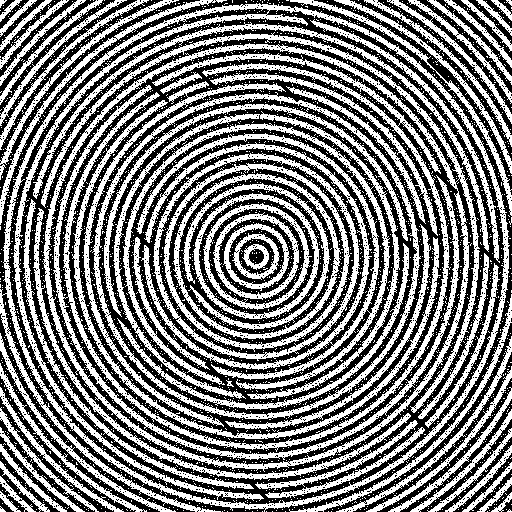
#> input picture imgs/fingerprint_noisy.png, 512 x 512 px
$ jupyter execute task2.ipynb
#> lines starting #> are read from the running program, lines starting #| are printed output that depends on the picture; after the words box and inside, x2 and y2 are one past the last pixel; in counts of white or black regions, pixels touching at a corner belong together
# Visión por Computadora
### Integrantes
* Sergio Orellana 221122
* Rodrigo Mansilla 22611
* Ricardo Chuy 221007

## Task 2
Está desarrollando un sistema biométrico de seguridad. El sensor de huellas dactilares está sucio y produce imágenes binarias con dos tipos de defectos:

1. Pequeños puntos blancos en los valles negros de la huella (Ruido Sal)

2. Las “crestas” de la huella tienen pequeñas roturas que impiden que el algoritmo de matching funcione (grietas).

Con esto en mente realice:

1. Cargue la imagen fingerprint_noisy.png. Asegúrese de que sea binaria.

2. Aplique una operación morfológica para eliminar el ruido blanco sin destruir las crestas de la huella. (Seleccione entre Erosión, Dilatación, Apertura o Cierre).

3. Aplique una segunda operación secuencial para conectar las grietas en las crestas de la huella.

4. Muestre la imagen original, la imagen tras el paso 2, y la imagen final.

[cell 1]
import numpy as np
import cv2
import matplotlib.pyplot as plt

[cell 2]
def show_img(img, descripcion="normal", figsize=(4, 4)):
    plt.figure(figsize=figsize)
    plt.imshow(img, cmap='gray', vmin=0, vmax=255)
    plt.title(f'Imagen {descripcion}')
    plt.xticks([]), plt.yticks([])
    plt.axis('off')
    plt.show()

[cell 3]
def aplicar_dilatacion(imagen, kernel):
    #print("Dilatacion a mano")

    kernel_size = int(kernel.shape[0])

    alto, ancho = imagen.shape
    pad = kernel_size // 2


    # Padding con 0 para este caso
    # Si rellenáramos con 255, la imagen se pondría blanca en los bordes

    img_padded = np.pad(imagen, pad, mode='constant', constant_values=255)

    imagen_dilatada = np.zeros_like(imagen)

    #iteramos sobre la imagen pero no el kernel
    for i in range(alto):
        for j in range(ancho):
            ventana = img_padded[i : i + kernel_size, j : j + kernel_size]

            # en este caso se usa le maximo, ya que si la imagen es binaria y se toma
            # el valor mas grande es lo mismo que buscar que al menos 1 es diferente de 0
            val_maximo = np.max(ventana)

            imagen_dilatada[i, j] = val_maximo

    return imagen_dilatada

[cell 4]
def aplicar_erosion(imagen, kernel):
    #print("Erosion a mano")

    kernel_size = int(kernel.shape[0])

    # estoes como lo hicimos el lab pasado para el padding
    # la suma entera nos dice que tanto debemos agregar a los bordes para que el kernel
    # no se salga

    alto, ancho = imagen.shape
    pad = kernel_size // 2

    # como es erosion es necesario que el padding sea blanco, para
    # evitar puntos falsos en la imagen
    img_padded = np.pad(imagen, pad, mode='constant', constant_values=255)

    imagen_erosionada = np.zeros_like(imagen)

    # la forma del algoritmo es casi que lo mismo que la convolucion
    # pero con la diferencia de la operacion que hacemos
    # en este caso se busca el minimo.
    for i in range(alto):
        for j in range(ancho):

            ventana = img_padded[i : i + kernel_size, j : j + kernel_size]

            # se usa el minimo porque logicamente, si el kernel no es completamente del color
            # se tomara el valor mas bajo que encuentre, en este caso 0 porque la imagen es binaria
            # tomar el minimo es lo mismo que decir, al menos 1 no es 255.
            val_minimo = np.min(ventana)

            imagen_erosionada[i, j] = val_minimo

    return imagen_erosionada

[cell 5]
# parte 1
# primero la carga de la imagen normal
try:
    img = cv2.imread('./imgs/fingerprint_noisy.png', cv2.IMREAD_GRAYSCALE)
#> img: shape (512, 512); 49.2% white; 3273 white regions (3200 under 20 px), largest, box (x1, y1, x2, y2) and area: (113, 111, 400, 399) 14240, (0, 3, 510, 512) 13003, (53, 53, 460, 460) 11482
    if img is None: raise FileNotFoundError
except:
    print("no se encontro la imagen")

show_img(img)

[cell 6]
# ahora para poder quitar el ruido blanco, se hace
# la operacion de apertura. Pero como se solicita
# hacer esto en 2 pasos, entonces para demostar
# el funcionamiento es mejor hacer erosion y dilatacion
# lo cual es equivalente a la apertura

kernel = np.ones((3,3) , np.uint8)

img_erosion = aplicar_erosion(img, kernel)
#> in aplicar_erosion, `img_padded = np.pad(imagen, pad, mode='constant', constant_values=255)`:
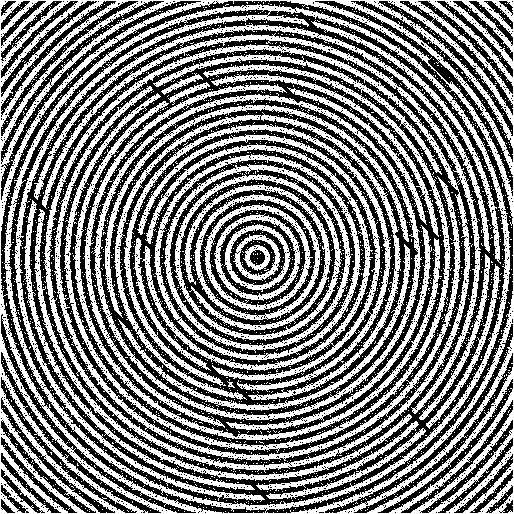
#> img_padded: shape (514, 514); 49.6% white; 3181 white regions (3148 under 20 px), largest, box (x1, y1, x2, y2) and area: (0, 0, 514, 514) 40983, (114, 112, 401, 400) 14240, (54, 54, 461, 461) 11482
#> after the loop in aplicar_erosion, `for i in range(alto):`:
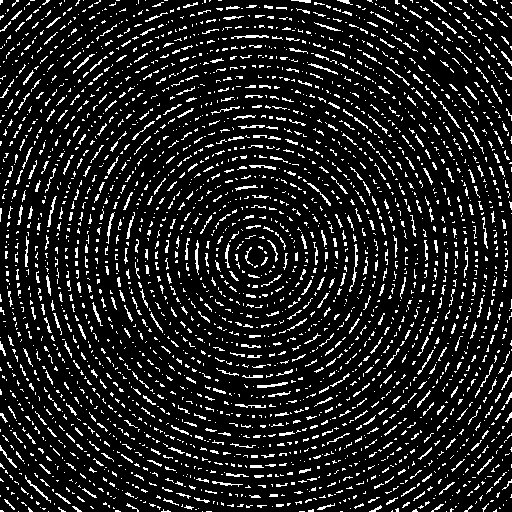
#> imagen_erosionada: shape (512, 512); 12% white in thin lines or dots
show_img(img_erosion, "con erosión a mano")

# version con cv2
img_erosion2 = cv2.erode(img, kernel, iterations=1)
show_img(img_erosion2, "con erosión de cv2")

[cell 7]
img_dilatacion = aplicar_dilatacion(img_erosion, kernel)
#> in aplicar_dilatacion, `img_padded = np.pad(imagen, pad, mode='constant', constant_values=255)`:
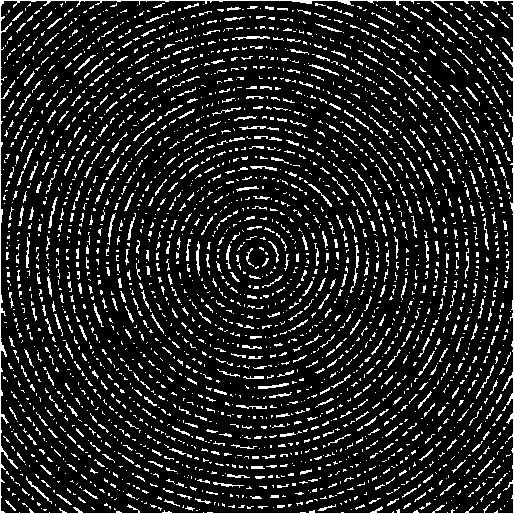
#> img_padded: shape (514, 514); 12.6% white in thin lines or dots
#> after the loop in aplicar_dilatacion, `for i in range(alto):`:
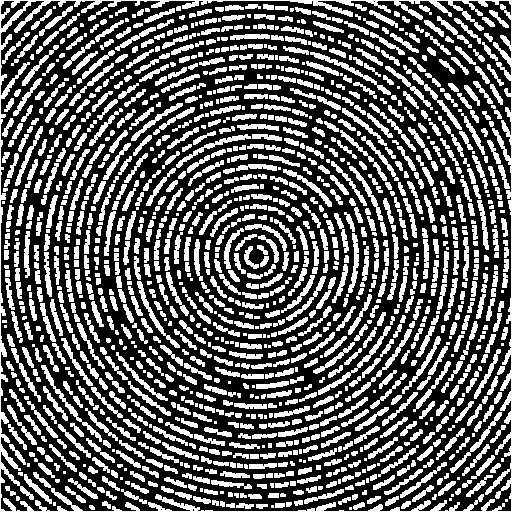
#> imagen_dilatada: shape (512, 512); 36.4% white; 1390 white regions (251 under 20 px), largest, box (x1, y1, x2, y2) and area: (0, 0, 512, 512) 7890, (318, 326, 391, 395) 433, (41, 365, 102, 442) 397
show_img(img_dilatacion, "con dilatación a mano")

# version con cv2
img_dilatacion2 = cv2.dilate(img_erosion2, kernel, iterations=1)
#> img_dilatacion2: shape (512, 512); 35.8% white; 1493 white regions (278 under 20 px), largest, box (x1, y1, x2, y2) and area: (318, 326, 391, 395) 433, (41, 365, 102, 442) 397, (310, 52, 391, 95) 390
show_img(img_dilatacion2, "con dilatación de cv2")

[cell 8]
# comparasion

fig, axes = plt.subplots(2, 3, figsize=(12, 8))

# Fila 1: Manual
axes[0, 0].imshow(img, cmap='gray', vmin=0, vmax=255)
axes[0, 0].set_title("1. Original")

axes[0, 1].imshow(img_erosion, cmap='gray', vmin=0, vmax=255)
axes[0, 1].set_title("2. Erosión Manual\n")

axes[0, 2].imshow(img_dilatacion, cmap='gray', vmin=0, vmax=255)
axes[0, 2].set_title("3. Dilatación Manual\n")

# Fila 2: OpenCV
axes[1, 0].imshow(img, cmap='gray', vmin=0, vmax=255)
axes[1, 0].set_title("Original")

axes[1, 1].imshow(img_erosion2, cmap='gray', vmin=0, vmax=255)
axes[1, 1].set_title("Erosión OpenCV")

axes[1, 2].imshow(img_dilatacion2, cmap='gray', vmin=0, vmax=255)
axes[1, 2].set_title("Dilatación OpenCV")

# Quitar ejes para limpiar
for ax in axes.flatten():
    ax.axis('off')

plt.tight_layout()
plt.show()

# Analisis

Con esto se puede ver que la implementación a mano funciona igual que la de opencv, pero la de opncv tiene una diferencia importante y es que se puede realizar más de una vez dicha operación. Por lo que a continuación se prueba con distintas operaciones para la limpieza de la imagen.

[cell 9]
kernel2 = np.ones((3,3) , np.uint8)

# version con cv2
img_erosion3 = cv2.erode(img, kernel2, iterations=1)

# version con cv2
img_dilatacion3 = cv2.dilate(img_erosion3, kernel2, iterations=2)
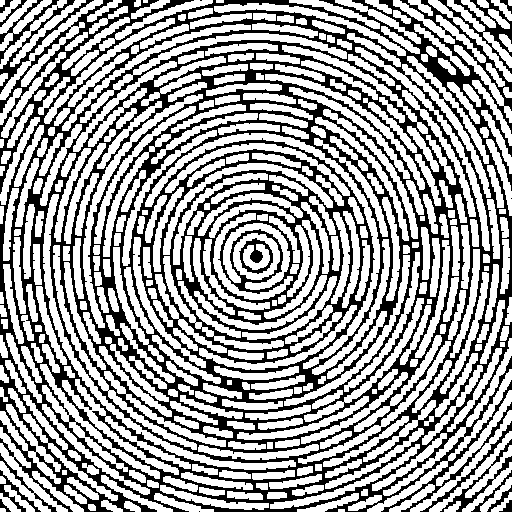
#> img_dilatacion3: shape (512, 512); 63% white; 19 black regions (3 under 20 px), largest, box (x1, y1, x2, y2) and area: (0, 0, 512, 512) 91708, (438, 0, 512, 74) 1006, (0, 0, 94, 94) 883

# comparasion
fig, axes = plt.subplots(2, 3, figsize=(12, 8))

# Fila 1: Manual
axes[0, 0].imshow(img, cmap='gray', vmin=0, vmax=255)
axes[0, 0].set_title("1. Original")

axes[0, 1].imshow(img_erosion, cmap='gray', vmin=0, vmax=255)
axes[0, 1].set_title("2. Erosión Manual\n")

axes[0, 2].imshow(img_dilatacion, cmap='gray', vmin=0, vmax=255)
axes[0, 2].set_title("3. Dilatación Manual\n")

# Fila 2: OpenCV
axes[1, 0].imshow(img, cmap='gray', vmin=0, vmax=255)
axes[1, 0].set_title("Original")

axes[1, 1].imshow(img_erosion3, cmap='gray', vmin=0, vmax=255)
axes[1, 1].set_title("Erosión OpenCV")

axes[1, 2].imshow(img_dilatacion3, cmap='gray', vmin=0, vmax=255)
axes[1, 2].set_title("Dilatación OpenCV")

# Quitar ejes para limpiar
for ax in axes.flatten():
    ax.axis('off')

plt.tight_layout()
plt.show()

Para esta parte se espera que su entregable muestre:

* Selección correcta de los Elementos Estructurantes (Forma y Tamaño) para cada paso.

* Calidad visual de la imagen final (sin ruido y continua)

* Responda: ¿El orden de los factores altera el producto? Explique qué hubiera pasado si hubiera aplicado las operaciones en orden inverso y demuéstrelo con un ejemplo visual en el notebook.

[cell 10]
# parte 2, lo mismo pero inverso jej
img_dilatacion = aplicar_dilatacion(img, kernel)
#> after the loop in aplicar_dilatacion (call 2), `for i in range(alto):`:
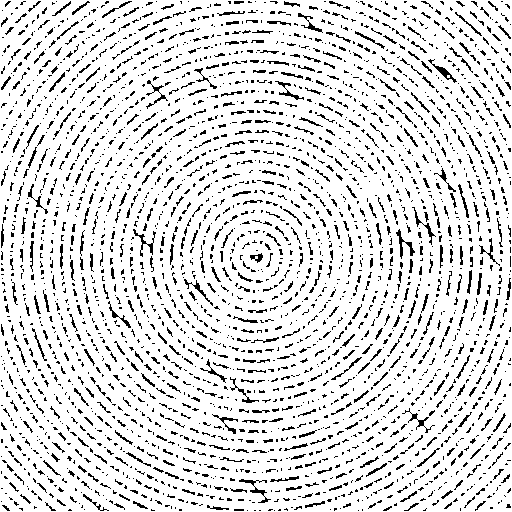
#> imagen_dilatada: shape (512, 512); 87.3% white; black in thin lines or dots
#show_img(img_dilatacion, "con dilatación a mano")
img_erosion = aplicar_erosion(img_dilatacion, kernel)
#> in aplicar_erosion (call 2), `img_padded = np.pad(imagen, pad, mode='constant', constant_values=255)`:
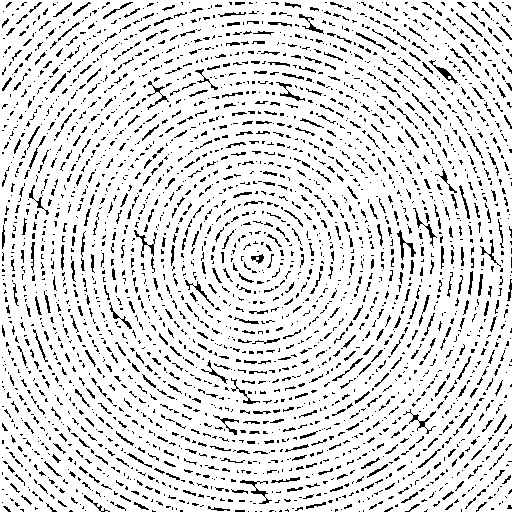
#> img_padded: shape (514, 514); 87.4% white; black in thin lines or dots
#> after the loop in aplicar_erosion (call 2), `for i in range(alto):`:
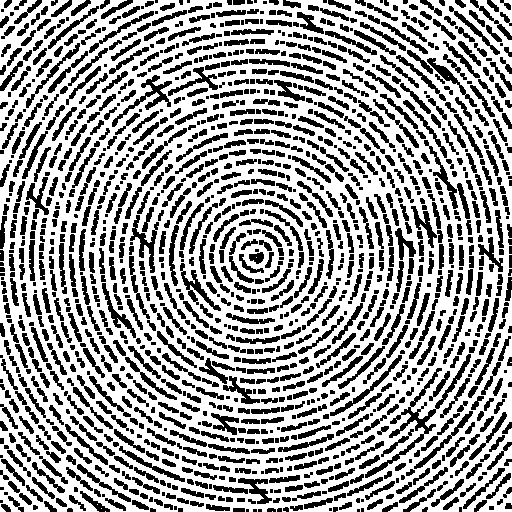
#> imagen_erosionada: shape (512, 512); 62.7% white; 1441 black regions (292 under 20 px), largest, box (x1, y1, x2, y2) and area: (365, 354, 471, 478) 1346, (112, 75, 172, 127) 599, (130, 215, 159, 273) 493
#show_img(img_erosion, "con erosión a mano")

# version con cv2
img_dilatacion2 = cv2.dilate(img, kernel, iterations=1)
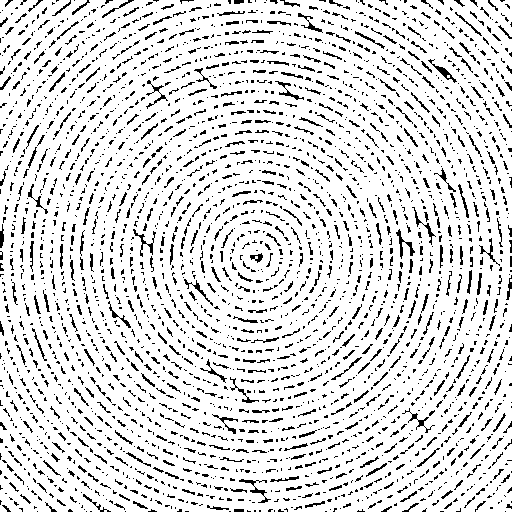
#> img_dilatacion2: shape (512, 512); 87.1% white; black in thin lines or dots
#show_img(img_dilatacion2, "con dilatación de cv2")

# version con cv2
img_erosion2 = cv2.erode(img_dilatacion2, kernel, iterations=1)
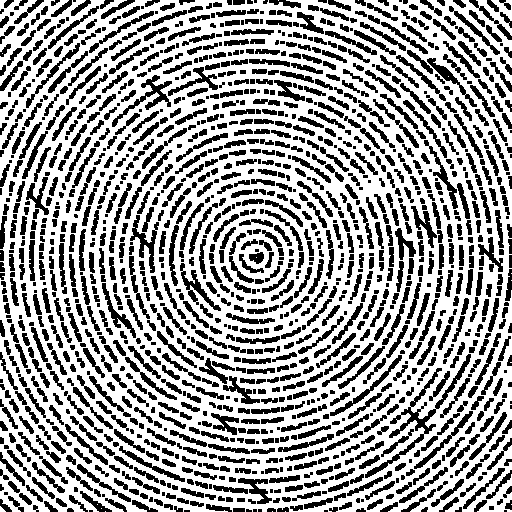
#> img_erosion2: shape (512, 512); 62.5% white; 1435 black regions (282 under 20 px), largest, box (x1, y1, x2, y2) and area: (365, 354, 471, 478) 1346, (112, 75, 172, 127) 599, (130, 215, 159, 273) 493
#show_img(img_erosion2, "con erosión de cv2")

[cell 11]
# comparasion

fig, axes = plt.subplots(2, 3, figsize=(12, 8))

# Fila 1: Manual
axes[0, 0].imshow(img, cmap='gray', vmin=0, vmax=255)
axes[0, 0].set_title("1. Original")

axes[0, 2].imshow(img_dilatacion, cmap='gray', vmin=0, vmax=255)
axes[0, 2].set_title("2. Dilatación Manual\n")

axes[0, 1].imshow(img_erosion, cmap='gray', vmin=0, vmax=255)
axes[0, 1].set_title("3. Erosión Manual\n")


# Fila 2: OpenCV
axes[1, 0].imshow(img, cmap='gray', vmin=0, vmax=255)
axes[1, 0].set_title("Original")

axes[1, 2].imshow(img_dilatacion2, cmap='gray', vmin=0, vmax=255)
axes[1, 2].set_title("Dilatación OpenCV")

axes[1, 1].imshow(img_erosion2, cmap='gray', vmin=0, vmax=255)
axes[1, 1].set_title("Erosión OpenCV")


# Quitar ejes para limpiar
for ax in axes.flatten():
    ax.axis('off')

plt.tight_layout()
plt.show()

$ run again, with imgs/task2_img_example.jpg saved as imgs/fingerprint_noisy.png
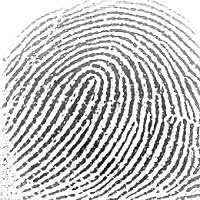
#> input picture imgs/task2_img_example.jpg, 200 x 200 px
#> img is the input picture: shape (200, 200); min 0, max 255, mean 192.5
#> after the loop in aplicar_erosion (call 2), `for i in range(alto):`:
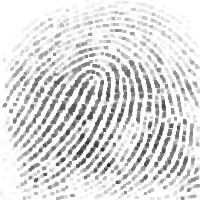
#> imagen_erosionada: shape (200, 200); min 42, max 255, mean 220
